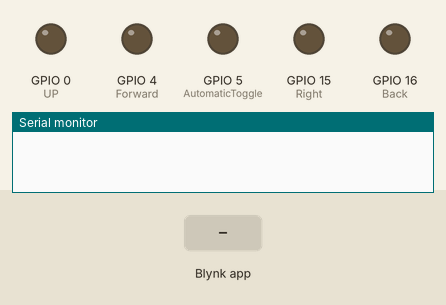
Simulated run of this sketch. Board: ESP8266 (NodeMCU). Shown: output pins drawn as LEDs (lit = HIGH), the last lines printed to the serial monitor. The test bench sets the inputs (shaded band). WiFi joins after 1.5 s; servers stay silent unless stated.

Above: at 3.1 s.
3.2 s: Blynk app writes 0 to V0
At 3.6 s:
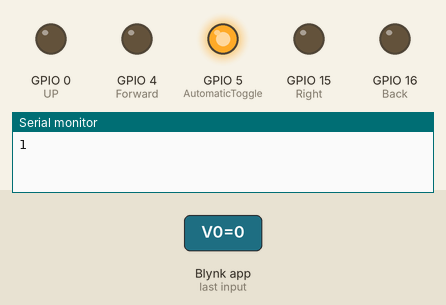
4.7 s: Blynk app writes 1 to V1
At 5.9 s:
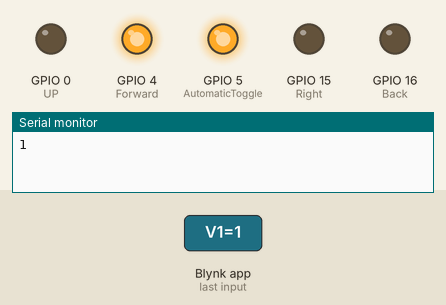
6.2 s: Blynk app writes 1 to V0
At 7.0 s:
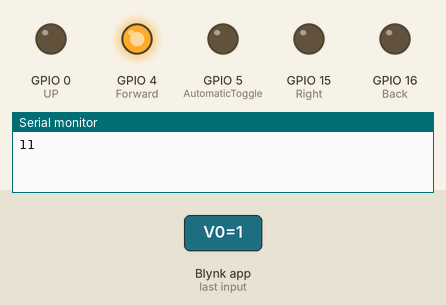
7.7 s: Blynk app writes 0 to V2
At 8.2 s:
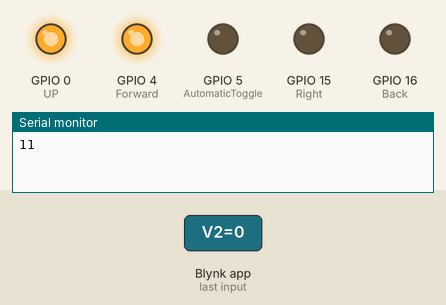
9.2 s: Blynk app writes 0 to V1
At 10.4 s:
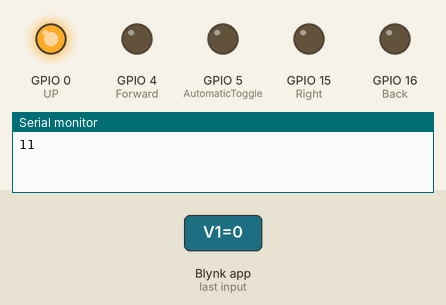
10.7 s: Blynk app writes 1 to V4
At 11.7 s:
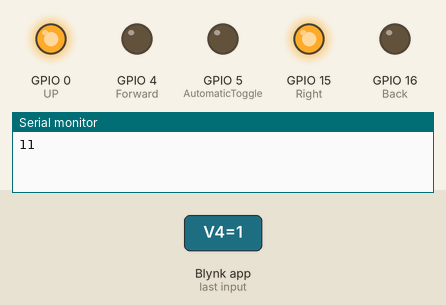
Timing chart, 0 to 13.2 s (numbered marks = the images above; inputs shaded):
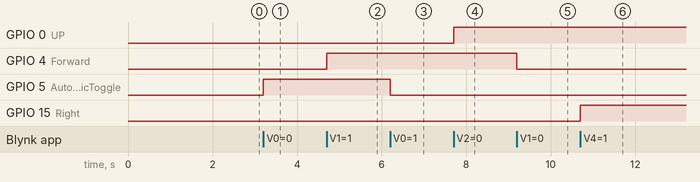

Measured:
- after the input at 3.2 s, GPIO 5 (AutomaticToggle): LOW → HIGH at once
- after the input at 4.7 s, GPIO 4 (Forward): LOW → HIGH at once
- after the input at 6.2 s, GPIO 5 (AutomaticToggle): HIGH → LOW at once
- after the input at 7.7 s, GPIO 0 (UP): LOW → HIGH at once
- after the input at 9.2 s, GPIO 4 (Forward): HIGH → LOW at once
- after the input at 10.7 s, GPIO 15 (Right): LOW → HIGH at once

The sketch:

newremote.ino
```cpp
#define BLYNK_TEMPLATE_ID "TMPL3L-nmKBXf"
#define BLYNK_TEMPLATE_NAME "LED"
#define BLYNK_PRINT Serial
#include <ESP8266WiFi.h>
#include <BlynkSimpleEsp8266.h>

char auth[] = "2m9tpFIEOIw_7gF4TePXxNijWzSbPXao"; // Enter your Blynk auth token
char ssid[] = "POCO X2"; // Enter your WiFi name
char pass[] = "12345678"; // Enter your WiFi password

#define AutomaticToggle 5 //D1
#define Forward 4 //d2
#define UP  0 //d3
#define Right 15
#define Back 16 //D8

BLYNK_WRITE(V0) {
  bool value1 = param.asInt();
  Serial.print("1");
  if (value1 == 1) {
    digitalWrite(AutomaticToggle, LOW);
  } else {
    digitalWrite(AutomaticToggle, HIGH);
  }
}

BLYNK_WRITE(V1) {
  bool value2 = param.asInt();
  if (value2 == 1) {
    digitalWrite(Forward, HIGH);
  } else {
    digitalWrite(Forward, LOW);
  }
}

BLYNK_WRITE(V2) {
  bool value3 = param.asInt();
  if (value3 == 1) {
    digitalWrite(UP, LOW);
  } else {
    digitalWrite(UP, HIGH);
  }
}

BLYNK_WRITE(V4) {
  bool value4 = param.asInt();
  if (value4 == 1) {
    digitalWrite(Right, HIGH);
  } else {
    digitalWrite(Right, LOW);
  }
}

BLYNK_WRITE(V5) {
  bool value5 = param.asInt();
  if (value5 == 1) {
    digitalWrite(Back, HIGH);
  } else {
    digitalWrite(Back, LOW);
  }
}

void setup() {
  Serial.begin(9600);
  delay(100);

  pinMode(AutomaticToggle, OUTPUT);
  pinMode(Forward, OUTPUT);
  pinMode(UP, OUTPUT);
  pinMode(Right, OUTPUT);
  pinMode(Back, OUTPUT);

  Blynk.begin(auth, ssid, pass, "blynk.cloud", 80);
}

void loop() {
  Blynk.run();
}
```
